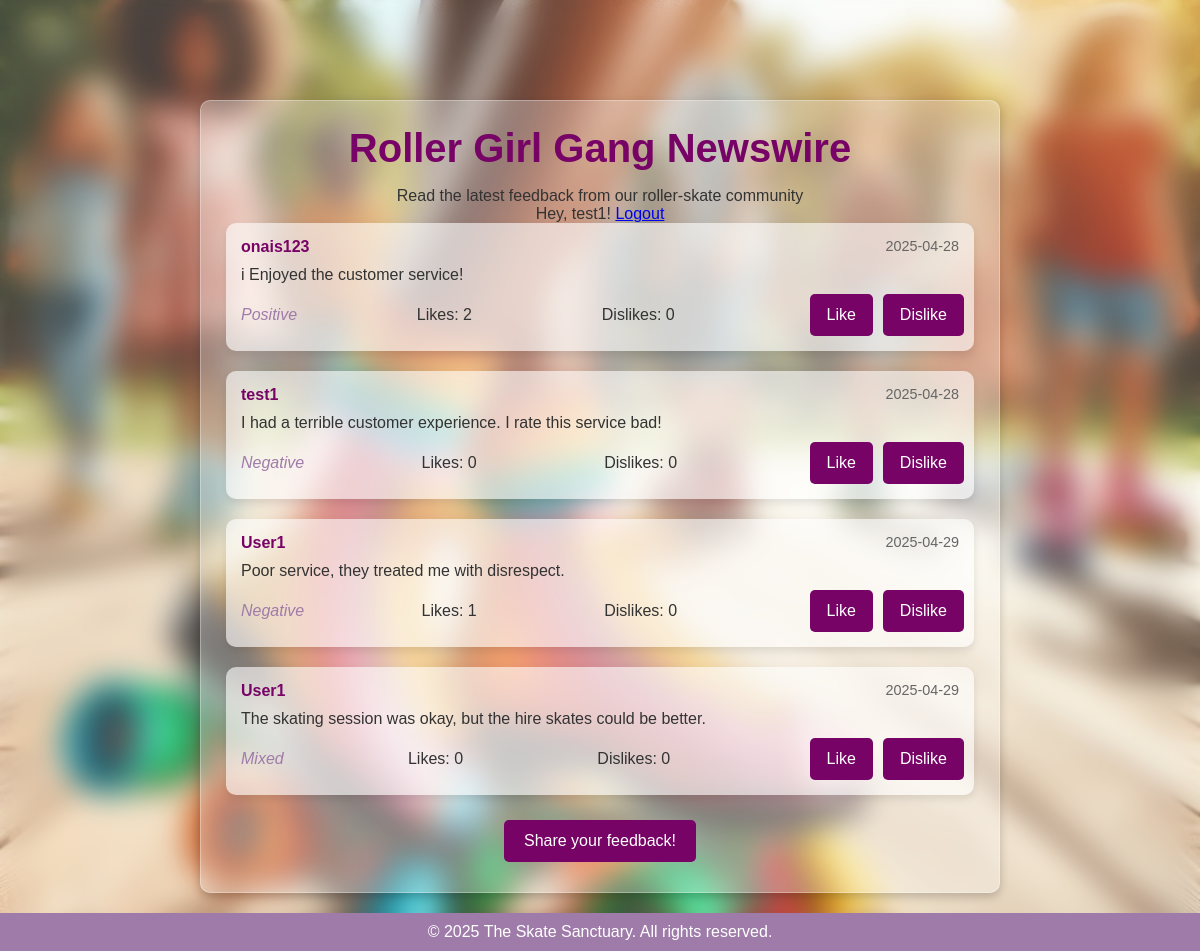
Screenshot of /newswire (signed in) with the database file from the repository.
### app.py (models this page shows, shortened)
class RegularUser(UserMixin, db.Model):
    id = db.Column(db.Integer, primary_key=True)
    username = db.Column(db.String(150), unique=True, nullable=False)
    password = db.Column(db.String(255), nullable=False)  # Increased length for hashed passwords
    reviews = db.relationship('Review', backref='user', lazy=True)
    interactions = db.relationship('Review', secondary=likes_dislikes, backref='user_interacted', lazy=True)

class Review(db.Model):
    id = db.Column(db.Integer, primary_key=True)
    firstName = db.Column(db.String(80), nullable=False)
    lastName = db.Column(db.String(80), nullable=False)
    email = db.Column(db.String(120), nullable=False)
    review = db.Column(db.Text, nullable=False)
    likes = db.Column(db.Integer, default=0)
    dislikes = db.Column(db.Integer, default=0)
    user_id = db.Column(db.Integer, db.ForeignKey('regular_user.id'), nullable=False)
    sentiment = db.Column(db.String(20), nullable=True)
    created_at = db.Column(db.DateTime, default=datetime.utcnow)
    updated_at = db.Column(db.DateTime, default=datetime.utcnow, onupdate=datetime.utcnow)

### app.py (the view)
@app.route("/newswire")
def newswire():
    reviews = Review.query.all()
    like_form = LikeDislikeForm()
    dislike_form = LikeDislikeForm()
    return render_template("newswire.html", reviews=reviews, like_form=like_form, dislike_form=dislike_form)

### app.py
class LikeDislikeForm(FlaskForm):
    submit = SubmitField('')

### app.py (called while the page is built)
@login_manager.user_loader
def load_user(user_id):
    user_type = session.get('user_type')
    print(f"Loading user with ID: {user_id}, Type: {user_type}")
    if user_type == 'admin':
        return Admin.query.get(int(user_id))
    return RegularUser.query.get(int(user_id))

### templates/newswire.html (shortened to what this page needs)
<!DOCTYPE html>
<html lang="en">
<head>
    <link rel="stylesheet" href="{{ url_for('static', filename='style.css') }}">
</head>
<body>
    <div class="background-overlay"></div>
    <div class="newswire-container">
        <h1>Roller Girl Gang Newswire</h1>
        <p>Read the latest feedback from our roller-skate community</p>
        {% if current_user.is_authenticated %}
            <p>Hey, {{ current_user.username }}! <a href="{{ url_for('user_logout') }}">Logout</a></p>
        {% else %}
            <p>Hey, Guest! <a href="{{ url_for('user_login') }}">Login</a></p>
        {% endif %}
        {% if reviews %}
            {% for review in reviews %}
                <div class="review-card">
                    <div class="review-header">
                        <span class="review-name">{{ review.user.username if review.user else 'Anonymous' }}</span>
                        <span class="review-date">{{ review.created_at.strftime('%Y-%m-%d') }}</span>
                    </div>
                    <p class="review-text">{{ review.review }}</p>
                    <div class="review-footer">
                        <span class="review-sentiment">{{ review.sentiment or 'N/A' }}</span>
                        <span class="review-likes">Likes: {{ review.likes }}</span>
                        <span class="review-dislikes">Dislikes: {{ review.dislikes }}</span>
                        <div class="interaction-btns">
                            {% if current_user.is_authenticated and not current_user.is_admin %}
                                <form action="{{ url_for('like_review', review_id=review.id) }}" method="POST" style="display:inline;">
                                    {{ like_form.submit(class="like-btn", value="Like") }}
                                </form>
                                <form action="{{ url_for('dislike_review', review_id=review.id) }}" method="POST" style="display:inline;">
                                    {{ dislike_form.submit(class="dislike-btn", value="Dislike") }}
                                </form>
                            {% endif %}
                        </div>
                    </div>
                </div>
            {% endfor %}
        {% else %}
            <p>No reviews available! Be the first to leave a review!</p>
        {% endif %}
        <a href="{{ url_for('home') }}" class="btn">Share your feedback!</a>
    </div>
    <footer>
        <p>&copy; 2025 The Skate Sanctuary. All rights reserved.</p>
    </footer>
</body>
</html>

### static/style.css (style rules this page uses)
* { margin: 0; padding: 0; box-sizing: border-box; }
body { font-family: Arial, sans-serif; background: url("/static/rollerskates.jpg") no-repeat center center fixed; background-size: cover; min-height: 100vh; padding-top: 80px; text-align: center; color: #333; position: relative; display: flex; flex-direction: column; }
.background-overlay { position: fixed; top: 0; left: 0; width: 100%; height: 100%; background: rgba(255, 255, 255, 0.1); backdrop-filter: blur(15px); -webkit-backdrop-filter: blur(15px); z-index: -1; }
h1 { font-size: 2.5rem; margin-bottom: 1rem; color: #770366; }
form { display: flex; flex-direction: column; gap: 10px; }
input, textarea { width: 100%; padding: 12px; margin-bottom: 15px; border: 1px solid #ccc; border-radius: 5px; font-size: 16px; background: rgba(255, 255, 255, 0.6); transition: border-color 0.3s ease; }
input[type="submit"], button[type="submit"] { background-color: #770366; color: white; border: none; padding: 12px; font-size: 16px; cursor: pointer; border-radius: 5px; transition: background-color 0.3s ease; }
.like-btn, .dislike-btn { background-color: #770366; color: white; border: none; padding: 8px 12px; font-size: 14px; cursor: pointer; border-radius: 5px; transition: background-color 0.3s ease; margin: 0 5px; }
.download-link, .btn { background-color: #770366; color: white; padding: 12px 20px; text-decoration: none; font-size: 16px; border-radius: 5px; margin: 5px; display: inline-block; transition: background-color 0.3s ease; }
.newswire-container { width: 90%; max-width: 800px; padding: 25px; background: rgba(255, 255, 255, 0.3); box-shadow: 0px 4px 10px rgba(0, 0, 0, 0.2); border-radius: 10px; border: 1px solid rgba(255, 255, 255, 0.3); position: relative; z-index: 1; margin: 20px auto; }
.review-card { background: rgba(255, 255, 255, 0.6); padding: 15px; border-radius: 10px; box-shadow: 0px 4px 8px rgba(0, 0, 0, 0.1); margin-bottom: 20px; text-align: left; }
.review-card p { margin-bottom: 10px; font-size: 16px; }
.review-header { display: flex; justify-content: space-between; margin-bottom: 10px; }
.review-name { font-weight: bold; color: #770366; }
.review-date { color: #666; font-size: 0.9rem; }
.review-text { margin-bottom: 10px; }
.review-footer { display: flex; justify-content: space-between; align-items: center; }
.review-sentiment { color: #9F7BA9; font-style: italic; }
.review-likes, .review-dislikes { margin-right: 10px; color: #333; }
.interaction-btns { display: flex; gap: 10px; }
footer { width: 100%; text-align: center; padding: 10px; background-color: #9F7BA9; color: white; margin-top: auto; }

### rows the page displays
RegularUser: username "test1"
Review: user "onais123", created_at "2025-04-28", review "i Enjoyed the customer service!", sentiment "Positive", likes "2", dislikes "0"
Review: user "test1", created_at "2025-04-28", review "I had a terrible customer experience. I rate this service bad!", sentiment "Negative", likes "0", dislikes "0"
Review: user "User1", created_at "2025-04-29", review "Poor service, they treated me with disrespect.", sentiment "Negative", likes "1", dislikes "0"
Review: user "User1", created_at "2025-04-29", review "The skating session was okay, but the hire skates could be better.", sentiment "Mixed", likes "0", dislikes "0"
